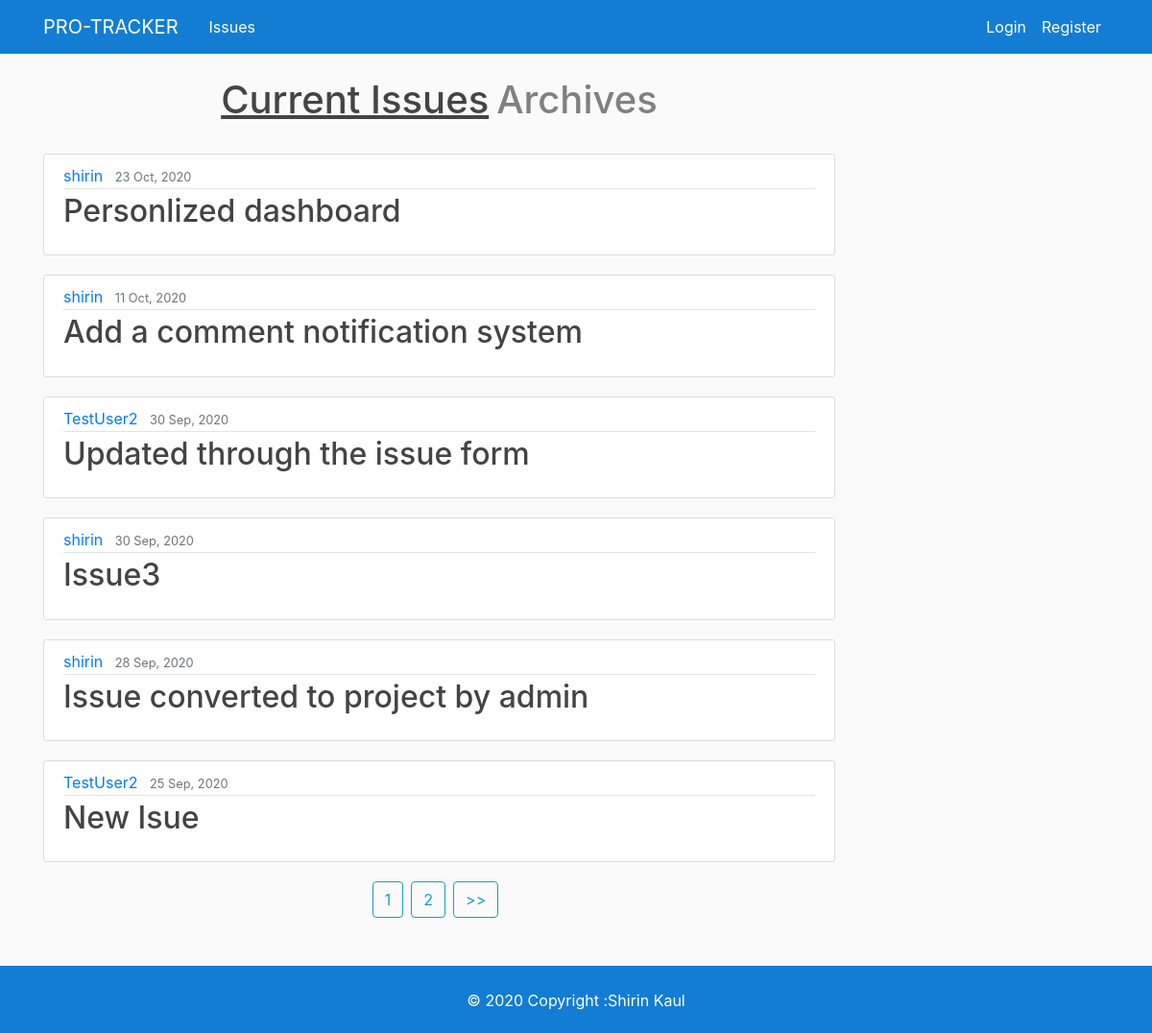
The app's page /issue/, older data.
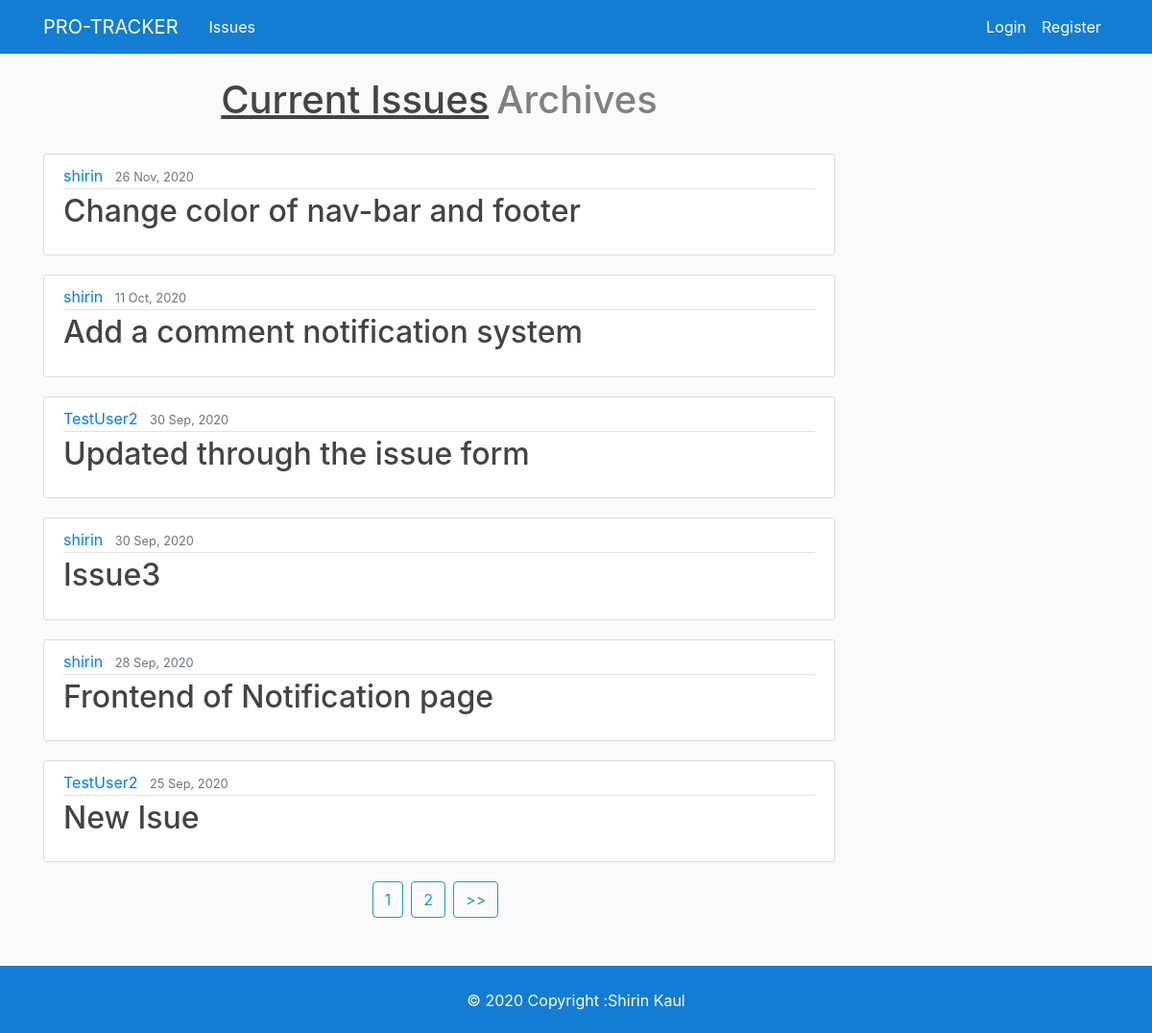
The same page, newer data.
### issue/models.py (models this page shows, shortened)
class Issue(models.Model):
    PRIORITY_CHOICES= (
        ('high','high'),
        ('medium','medium'),
        ('low', 'low')
    )
    title=models.CharField(max_length=100)
    content=RichTextUploadingField(verbose_name='Body',null=True,blank=True)
    date_created=models.DateTimeField(default=timezone.now)
    priority=models.CharField(max_length=30, choices=PRIORITY_CHOICES)
    author = models.ManyToManyField(User)
    completed = models.BooleanField(default=False)
    def body_summary(self):
        return markdownify(self.content[:200] + "...")

### issue/views.py (the view)
# urls.py: path('', views.IssueListView.as_view(), name='issue-home'),
class IssueListView(ListView):
    model = Issue
    template_name='issue/home.html'
    context_object_name='posts'
    paginate_by=6
    def get_queryset(self):
        return Issue.objects.filter(completed=False).order_by('-id')

### issue/templates/issue/home.html (shortened to what this page needs)
{% extends "issue/base.html" %}
{% block content %}
  <div class="col-md-9">
    {% if posts.first.completed %}
      <h1 style="display:inline-block;"class="d-flex justify-content-center">
        <a style="color:grey;"href="{% url 'issue-home' %}" class="mr-2">   Current Issues</a>
        <u>Archives</u>
      </h1>
      <br>
    {% else %}
      <h1 style="display:inline-block;"class="d-flex justify-content-center">
        <u>Current Issues</u>
        <a style="color:grey;"href="{% url 'issue-archive' %}" class="ml-2">   Archives</a>
      </h1>
      <br>
    {%endif%}
    {% for post in posts %}
      <article class="media content-section">
          <div class="media-body">
            <div class="article-metadata">
              <a class="mr-2" href="{% url 'user-issues' post.author.first.username %}">{{ post.author.first }}</a>
              <small class="text-muted">{{ post.date_created|date:"j M, Y"}}</small>
            </div>
            <h2><a class="article-title" href="{% url 'issue-detail' post.id %}">{{ post.title }}</a></h2>
          </div>
      </article>
    {%endfor%}
    <div class="d-flex justify-content-center">
      {% if is_paginated %}
          {% for num in page_obj.paginator.page_range %}
              {% if page_obj.number == num %}
                  <a class="btn btn-outline-info mb-4 mr-2" href="?page={{ num }}">{{ num }}</a>
              {% elif num > page_obj.number|add:'-2' and num < page_obj.number|add:'2' %}
                  <a class="btn btn-outline-info mb-4 mr-2" href="?page={{ num }}">{{ num }}</a>
              {% endif %}
          {% endfor %}
          {% if page_obj.has_next %}
              <a class="btn btn-outline-info mb-4 mr-2" href="?page={{ page_obj.next_page_number }}">
                  >>
              </a>
          {% endif %}
      {% endif %}
    </div>
    <br>
    <br>
    <br>
    <br>
  </div>
{% endblock content %}

Row changes from the older to the newer data that the page shows:
no longer on this page (row edited): Issue: author.first "shirin", date_created "23 Oct, 2020", title "Personlized dashboard"
added Issue: author.first "shirin", date_created "26 Nov, 2020", title "Change color of nav-bar and footer"
changed Issue: title "Issue converted to project by admin" → "Frontend of Notification page"
